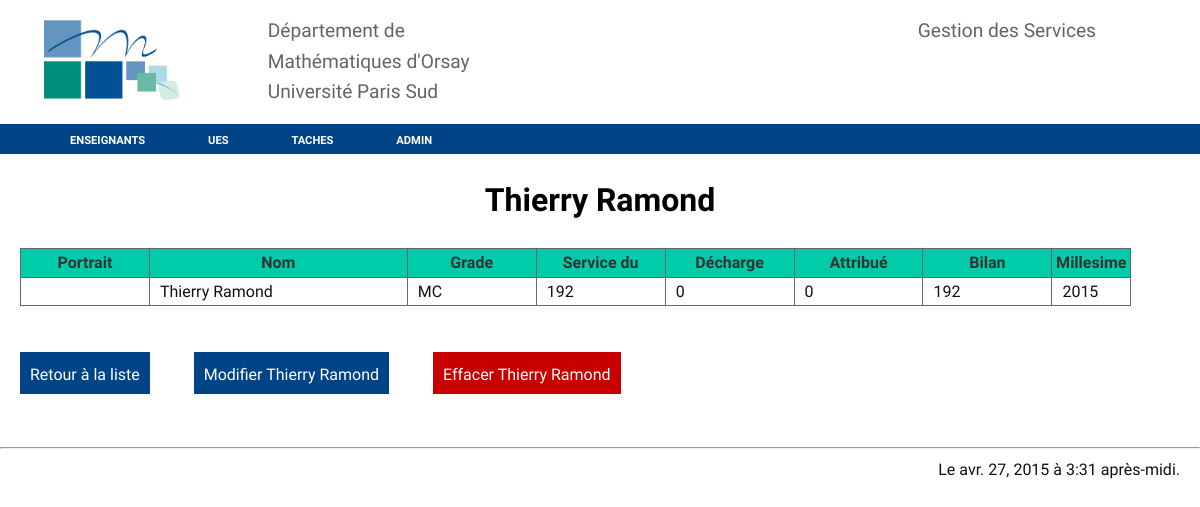
/enseignant/3/, run on an earlier commit of the app's database.
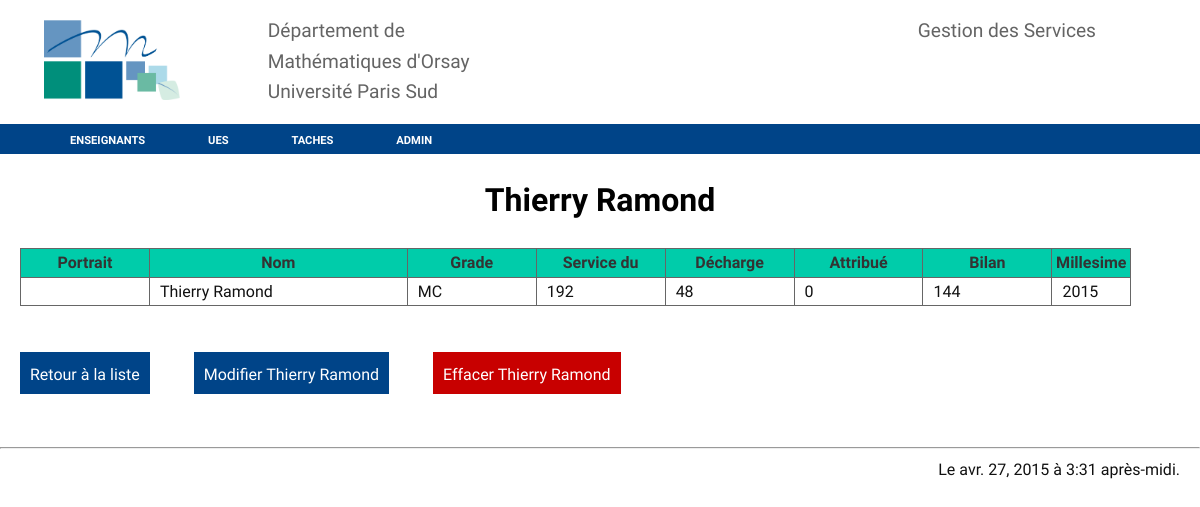
And on a later commit of the database.
### services/models.py (models this page shows, shortened)
class Enseignant(models.Model):
    nom = models.CharField(max_length = 100)
    prenom = models.CharField(max_length = 100)
    grade = models.CharField(max_length = 100)
    service_du = models.IntegerField (default = 192)
    decharge = models.IntegerField (default = 0)
    commentaire = models.CharField(max_length = 255, blank= True)
    arrivé_en = models.DateField(default='2000-09-01')
    photo = models.ImageField(blank=True)
    attribué = models.IntegerField (default = 0)
    bilan = models.IntegerField (default = 0)
    millesime = models.IntegerField (default = timezone.now().year)
    class Meta():
        unique_together = ("nom", "prenom", "millesime")
    def __str__(self):
        return ('{1} {0}'.format(self.nom, self.prenom))
    def calcul_bilan(self):
        att=Tache.objects.filter(attribué_à = self).aggregate(Sum('horaire_eqtd'))['horaire_eqtd__sum']
        if att == None:
            att=0
        self.bilan = self.service_du-self.decharge-att
        self.save()
        return (self.service_du-self.decharge-att)
    def total_attribue_1(self):
        total = Tache.objects.filter(attribué_à = self).aggregate(Sum('horaire_eqtd'))
        if (total['horaire_eqtd__sum'] == None):
            total['horaire_eqtd__sum']=0
        self.total_attribue=total['horaire_eqtd__sum']
        self.save()
        return total['horaire_eqtd__sum']

### services/views.py (the view)
# urls.py: url(r'^enseignant/(?P<pk>\d+)/$', views.EnseignantDetailView.as_view(), name='enseignant-view'),
class EnseignantDetailView(DetailView):
    model = Enseignant
    template_name = 'enseignant_detail.html'
    fields='__all__'
    def get_context_data(self, **kwargs):
        context = super(EnseignantDetailView, self).get_context_data(**kwargs)
        context['datetime'] = timezone.now()
        return context

### services/templates/enseignant_detail.html
{% extends "base.html" %}
{% block content %}
<h1>{{ enseignant }}</h1>
<table>
<tr>
	<th style="width:10%;">Portrait</th>
	<th style="width:20%;"> Nom</th>
	<th style="width:10%;"> Grade</th>
	<th style="width:10%;"> Service du</th>
	<th style="width:10%;"> Décharge </th>
	<th style="width:10%;"> Attribué</th>
	<th style="width:10%;"> Bilan</th>
	<th style="width:3%;"> Millesime</th>
</tr>
 <tr>
    <td> <img src="{{photo}}"></td>
	<td style="width:20%;">{{enseignant.prenom }} {{enseignant.nom}}</a>
	</td>
	<td>
		{{enseignant.grade}}
	</td>
	<td>
		{{enseignant.service_du}}
	</td>
	<td>
		{{enseignant.decharge}}
	</td>
	<td>
		{{enseignant.total_attribue_1}}
	</td>
	<td>
		{{enseignant.calcul_bilan}}
	</td>
	<td style="width:3%;">
		{{enseignant.millesime}}
	</td>
</tr>
</table>
<br>
<bouton>
<a href="{% url "enseignants" %}">Retour à la liste</a>
<a href="{% url "enseignant-edit" pk=enseignant.id %}">Modifier {{enseignant}}</a>
</bouton>
<bouton_rouge>
<a href="{% url "enseignant-delete" pk=enseignant.id %}">Effacer {{enseignant}}</a>
</bouton_rouge>
{% endblock %}

What changed in the data, as far as the page shows it:
changed Enseignant "Thierry Ramond": decharge "0" → "48"; calcul_bilan "192" → "144"
